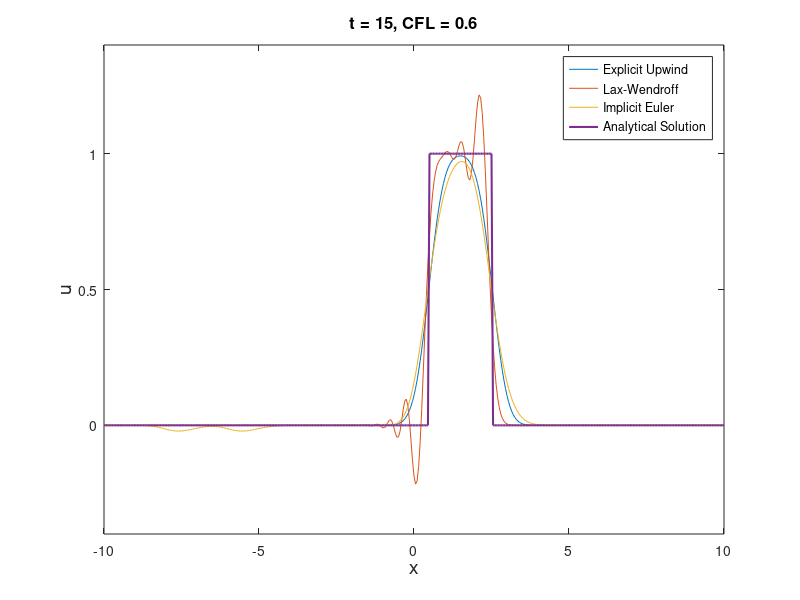
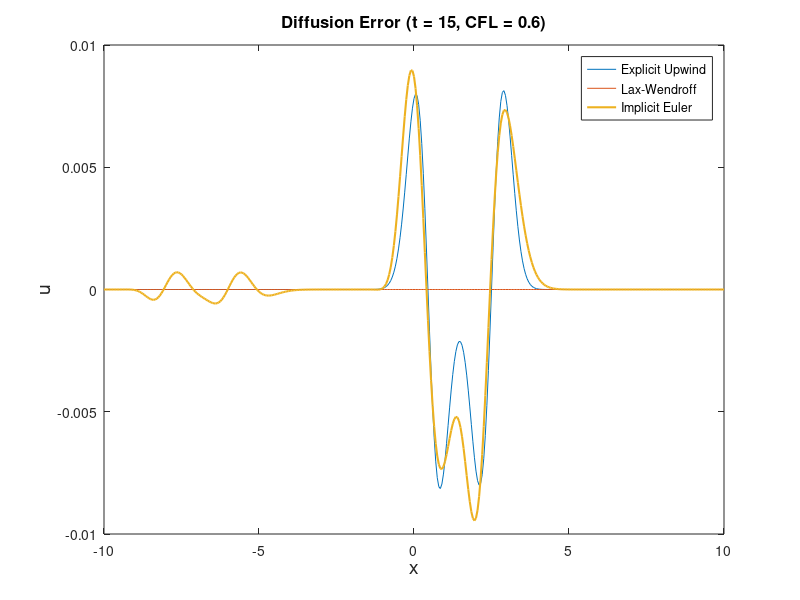
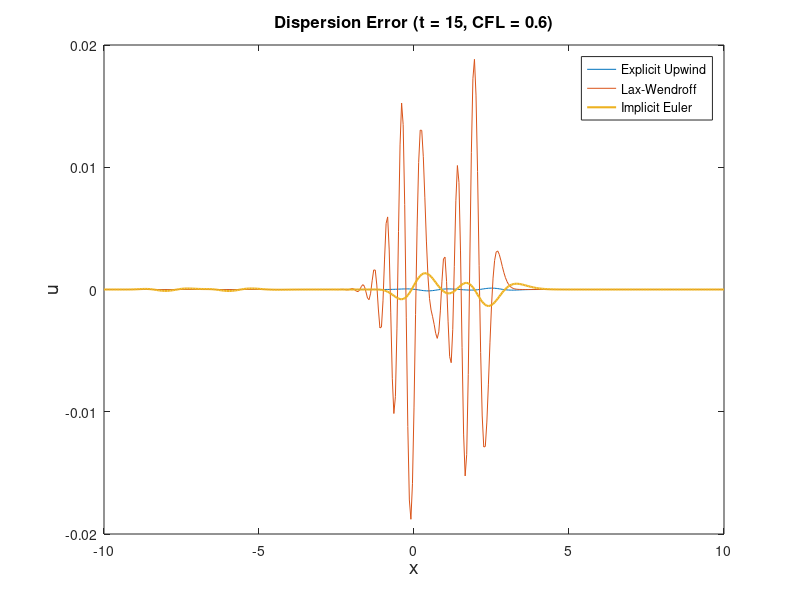

Here is the MATLAB script that generated these plots, in order:
% 1D Convection Equation
clear all; close all; clc

alpha=0.5; % Convection Coefficient
L=20;      % Length of Rod

dx=0.05;       % Position Step
x=-L/2:dx:L/2; % Position Intervals
N=L/dx;        % Number of Points in Space

CFL=0.6;         % CFL = alpha*dt/dx
dt=CFL*dx/alpha; % Time Step

T=15;   % Time Interval
M=T/dt; % Number of Time Steps

%% Analytical Solution of 1D Convection Equation 
u = zeros(length(x),1);
for i = 1:length(x)
    if x(i) < -7+alpha*T
        u(i)=0.0;
    elseif x(i) <= -5+alpha*T
        u(i)=1.0;
    else
        u(i)=0.0;
    end
end

%% Forward First-Order Upwind Solution of 1D Convection Equation 
% Initial Conditions (t=0)
u0_up = zeros(length(x),1); % Pre-allocate
for i=1:N+1
    if x(i) < -7
        u0_up(i)=0;
    elseif x(i) <= -5
        u0_up(i)=1;
    else
        u0_up(i)=0;
    end
end

% Partial Difference Equation (Numerical Scheme)
u1_up = u0_up; % Pre-allocate
u1_up_diff = u0_up;
u1_up_disp = u0_up;

for j=1:M % Time Iterations
    for i=2:N % Position Iterations
        u1_up(i)=u0_up(i)-CFL*(u0_up(i)-u0_up(i-1));
        % Diffusion Error (use central difference for d^2u/dx^2)
        d2u_dx2 = (u0_up(i+1)-2*u0_up(i)+u0_up(i-1))/(dx^2);
        u1_up_diff(i) = (alpha*dx/2)*(1-CFL)*d2u_dx2;
        % Dispersion Error (use central difference for d^3u/dx^3)
        if i > 2 && i < N
            d3u_dx3 = (u0_up(i+2)-2*u0_up(i+1)+2*u0_up(i-1)-u0_up(i-2))/(2*dx^3);
            u1_up_disp(i) = (alpha*dx*dx/6)*(3*CFL-2*CFL^2-1)*d3u_dx3;
        end
    end
    % Boundary Conditions (x=0)
    u1_up(1)=0;
    u0_up=u1_up; % Update BC
end

%% Lax-Wendroff Solution of 1D Convection Equation 
% Initial Conditions (t=0)
u0_lw = zeros(length(x),1); % Pre-allocate
for i=1:N+1
    if x(i) < -7
        u0_lw(i)=0;
    elseif x(i) <= -5
        u0_lw(i)=1;
    else
        u0_lw(i)=0;
    end
end

% Partial Difference Equation (Numerical Scheme)
u1_lw = u0_lw; % Pre-allocate
u1_lw_diff = u0_lw;
u1_lw_disp = u0_lw;

for j=1:M % Time Iterations
    for i=2:N % Position Iterations
        u1_lw(i)=u0_lw(i)-0.5*CFL*(u0_lw(i+1)-u0_lw(i-1))+0.5*CFL*CFL*...
                 (u0_lw(i+1)-2*u0_lw(i)+u0_lw(i-1));
        % Diffusion Error (use central difference for d^2u/dx^2)
        d2u_dx2 = (u0_lw(i+1)-2*u0_lw(i)+u0_lw(i-1))/(dx^2);
        u1_lw_diff(i) = 0;
        % Dispersion Error (use central difference for d^3u/dx^3)
        if i > 2 && i < N 
            d3u_dx3 = (u0_lw(i+2)-2*u0_lw(i+1)+2*u0_lw(i-1)-u0_lw(i-2))/(2*dx^3);
            u1_lw_disp(i) = (alpha*dx*dx/6)*(CFL^2-1)*d3u_dx3;
        end
    end
    % Boundary Conditions (x=0)
    u1_lw(1)=0;
    u0_lw=u1_lw; % Update BC
end

%% Implicit Euler Solution of 1D Convection Equation 
% Coefficients of the tridiagonal system
b = alpha/(2*dx); % Super diagonal: coefficients of u(i+1)
c = -b;           % Subdiagonal: coefficients of u(i-1)
a = 1/dt;         % Main Diagonal: coefficients of u(i)

% Tridiagonal matrix
A = diag(a*ones(1,N+1))+diag(b*ones(1,N),1)+diag(c*ones(1,N),-1);
% Fix coefficients of boundary nodes
A(1,1)=1; A(1,2)=0; A(end,end)=1; A(end,end-1)=0;

% Initial Conditions
u1_ie = zeros(length(x),1); % Pre-allocate
u1_ie_diff = u1_ie;
u1_ie_disp = u1_ie;
for i=1:N+1
    if x(i) < -7
        u1_ie(i)=0;
    elseif x(i) <= -5
        u1_ie(i)=1;
    else
        u1_ie(i)=0;
    end
end
% Boundary Conditions
ub=[0, 0];

% Loop over time steps
for j = 1:M
    d = [ub(1); u1_ie(2:N)/dt; ub(2)]; % Update LHS and preserve BCs
    u1_ie = A\d; % Solve the system
    for i = 2:N
        d2u_dx2 = (u1_ie(i+1)-2*u1_ie(i)+u1_ie(i-1))/(dx^2);
        u1_ie_diff(i) = (alpha*dx*CFL/2)*d2u_dx2;
        if i > 2 && i < N 
            d3u_dx3 = (u1_ie(i+2)-2*u1_ie(i+1)+2*u1_ie(i-1)-u1_ie(i-2))/(2*dx^3);
            u1_ie_disp(i) = -(alpha*dx*dx/6+alpha*dx*dx*CFL*CFL/3)*d3u_dx3;
        end
    end
end

%% Plot Solutions
figure(1)
plot(x,u1_up,x,u1_lw,x,u1_ie,x,u,'LineWidth',1.5)
title(['t = ',num2str(T),', ','CFL = ',num2str(CFL)],'FontSize',12)
xlabel('x','FontSize',14),xlim([-10,10])
ylabel('u','FontSize',14),ylim([-0.4,1.4])
legend('Explicit Upwind','Lax-Wendroff','Implicit Euler',...
       'Analytical Solution','Location','NorthEast')

figure(2)
plot(x,u1_up_diff,x,u1_lw_diff,x,u1_ie_diff,'LineWidth',1.5)
title(['Diffusion Error (t = ',num2str(T),', ','CFL = ',num2str(CFL),')'],'FontSize',12)
xlabel('x','FontSize',14),xlim([-10,10])
ylabel('u','FontSize',14)
legend('Explicit Upwind','Lax-Wendroff',...
       'Implicit Euler','Location','NorthEast')
   
figure(3)
plot(x,u1_up_disp,x,u1_lw_disp,x,u1_ie_disp,'LineWidth',1.5)
title(['Dispersion Error (t = ',num2str(T),', ','CFL = ',num2str(CFL),')'],'FontSize',12)
xlabel('x','FontSize',14),xlim([-10,10])
ylabel('u','FontSize',14)
legend('Explicit Upwind','Lax-Wendroff',...
       'Implicit Euler','Location','NorthEast')
   
% figure(4)
% plot(x,u1_up_diff,'LineWidth',1.5)
% title(['t = ',num2str(T),', ','CFL = ',num2str(CFL)],'FontSize',12)
% xlabel('x','FontSize',14),xlim([-10,10])
% ylabel('u','FontSize',14)
% legend('Explicit Upwind Diffusion','Location','NorthWest')
% 
% figure(5)
% plot(x,u1_up_disp,'LineWidth',1.5)
% title(['t = ',num2str(T),', ','CFL = ',num2str(CFL)],'FontSize',12)
% xlabel('x','FontSize',14),xlim([-10,10])
% ylabel('u','FontSize',14)
% legend('Explicit Upwind Dispersion','Location','NorthWest')
% 
% figure(6)
% plot(x,u1_lw_diff,'LineWidth',1.5)
% title(['t = ',num2str(T),', ','CFL = ',num2str(CFL)],'FontSize',12)
% xlabel('x','FontSize',14),xlim([-10,10])
% ylabel('u','FontSize',14)
% legend('Lax-Wendroff Diffusion','Location','NorthWest')
% 
% figure(7)
% plot(x,u1_lw_disp,'LineWidth',1.5)
% title(['t = ',num2str(T),', ','CFL = ',num2str(CFL)],'FontSize',12)
% xlabel('x','FontSize',14),xlim([-10,10])
% ylabel('u','FontSize',14)
% legend('Lax-Wendroff Dispersion','Location','NorthWest')
% 
% figure(8)
% plot(x,u1_ie_diff,'LineWidth',1.5)
% title(['t = ',num2str(T),', ','CFL = ',num2str(CFL)],'FontSize',12)
% xlabel('x','FontSize',14),xlim([-10,10])
% ylabel('u','FontSize',14)
% legend('Implicit Euler Diffusion','Location','NorthWest')
% 
% figure(9)
% plot(x,u1_ie_disp,'LineWidth',1.5)
% title(['t = ',num2str(T),', ','CFL = ',num2str(CFL)],'FontSize',12)
% xlabel('x','FontSize',14),xlim([-10,10])
% ylabel('u','FontSize',14),ylim([-0.4,1.4])
% legend('Implicit Euler Dispersion','Location','NorthWest')